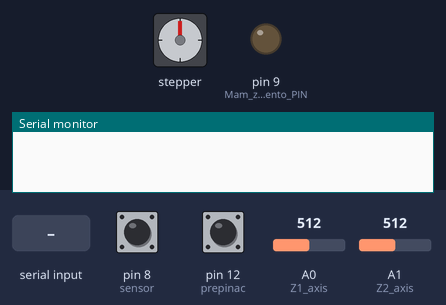
Recording of a sketch running on a simulated Arduino Uno, built with avr-gcc and run on an emulated ATmega328P. Shown: stepper motor, output pins drawn as LEDs (lit = HIGH), the last lines printed to the serial monitor. Wiring (inferred from the names in the program): stepper motor driver (400 steps per turn assumed): step pin 10; direction pin 11. The inputs (shaded band) are chosen by the test bench; at power-on: pin 12 (prepinac) HIGH, pin 8 (sensor) HIGH, A0 (Z1_axis) = 512, A1 (Z2_axis) = 512. Pins used as bus, display or sensor lines are not drawn.

Above: at 1.2 s.
1.3 s: pin 12 (prepinac) pulled LOW for 0.15 s
At 2.4 s:
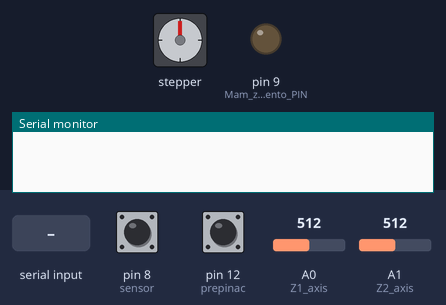
4.4 s: pin 8 (sensor) driven LOW
6.3 s: "30,150\n" received over Serial
At 7.3 s:
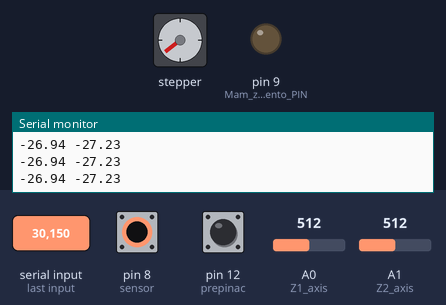
9.3 s: pin 8 (sensor) pulsed HIGH 2 times (0.12 s each, 0.3 s apart)
11.4 s: "2\n" received over Serial
At 12.1 s:
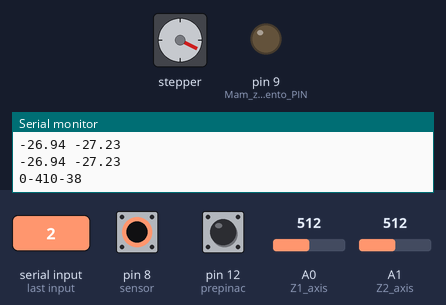
Timing chart, 0 to 70.9 s (numbered marks = the images above; inputs shaded):
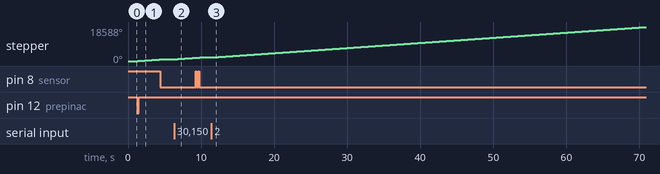

Measured:
- after the input at 1.3 s, stepper: keeps turning clockwise at about 281°/s, starting at once
- after the input at 6.3 s, stepper: keeps turning clockwise at about 280°/s, starting at once
- after the input at 11.4 s, stepper: keeps turning clockwise at about 280°/s, starting at once

The sketch:

DP_ArduinoProg.ino
```cpp
#define stepsPerRevolution 400
#define dirPin 11 //CW+
#define stepPin 10 //CLK+
#define sensor 8 //senzor polohy
#define prepinac 12 //Prepinac manualneho modu

//Premenne na ovladanie motora
char serialCode = '0'; //Byte!!!
int serialCodeInt = 0; //Integer
int motorSpeed = 1600;
int distance = 0;

//Premenne na ovladanie (meranie) akcelerometrov
int i = 0;
const int Z1_axis = A0;
const int Z2_axis = A1;
int z1_adc_value = 0;
int z2_adc_value = 0;
float z1_g_value = 0;
float z2_g_value = 0;
int dobaMerania = 400;
bool zmenaDobyMerania = false;

void setup() {

  pinMode(9,OUTPUT);    //Mam zapojeny aj tento PIN,
  digitalWrite(9,LOW);  //preto tam dam pre istotu 0V
  pinMode(sensor,INPUT_PULLUP); //INPUT_PULLUP kvoli ruseniam
  pinMode(prepinac,INPUT_PULLUP);
  pinMode(stepPin, OUTPUT);
  pinMode(dirPin, OUTPUT);
  digitalWrite(dirPin, HIGH); //urcenie smeru otacania

  Serial.begin(230400); //POZOR NA BaudRate
}

void loop() {

  //Nastavenie a spustanie merania seriovou komunikaciou
  if (Serial.available()) {
    serialCode = Serial.read();
    serialCodeInt = (int)(serialCode-'0');
    if(serialCodeInt == 1) {
      Serial.print(1);  //Odosielam cislo je pre potvrdenie prijatia prikazu
    }

    if(serialCodeInt == 2) {  //Kontinualne meranie bez prerusenia
      ContinualMeasure();
    }

    if(serialCodeInt == 3){   //Meranie s ustalenim sa hodnot pred padom kolesa
      dobaMerania = dobaMerania + 100;
      StepMeasure();
    }

    if(zmenaDobyMerania == true){
      dobaMerania = serialCodeInt*100;
      zmenaDobyMerania = false;
      Serial.print(serialCodeInt);  //Odosielam cislo je pre potvrdenie prijatia prikazu
    }

    if(serialCodeInt == 0){
      zmenaDobyMerania = true;
      Serial.print(0);  //Odosielam cislo je pre potvrdenie prijatia prikazu
    }
  }

  //Spustenie merania tlacidlom
  if(digitalRead(prepinac) == 0){
    delay(30);
    if(digitalRead(prepinac) == 0){
      dobaMerania = dobaMerania + 100;
      StepMeasure();
    }
  }
}

void ContinualMeasure() {
  preparePosition();  //Priprava polohy vacky
  //Zaciatok meranie...namiesto delayMicroseconds(motorSpeed*0.4) davam meranie, ktore pri motorSpeed = 1600 trva rovnako dlho
  measure();
  delayMicroseconds(250);
  while (distance <= 100) { // nasledne sa otacam rychlo a umoznim kolesu volny pad
    digitalWrite(stepPin, HIGH);
    measure();
    digitalWrite(stepPin, LOW);
    measure();
    distance = distance + 1;
  }

  while ( i < dobaMerania) {
    measure();
    i++;
    delayMicroseconds(250);
  }
  i = 0;
}

void StepMeasure(){
  preparePosition();
  //Cakanie na ustalenej hodnote
  i = 0;
  while(i < 200){   //Doba trvania Serial.print je cca 750us + 250us = 1ms
    measure();
    delayMicroseconds(250);
    i++;
  }
  i = 0;

  while (distance <= 100) { // nasledne sa otacam rychlo a umoznim kolesu volny pad
    digitalWrite(stepPin, HIGH);
    measure();
    digitalWrite(stepPin, LOW);
    measure();
    distance = distance + 1;
  }

  while ( i < dobaMerania) {
    measure();
    i++;
    delayMicroseconds(250);
  }
  i = 0;
}

void preparePosition() {

  if(digitalRead(sensor) == 0){ //Odchod z Home pozicie
    while (digitalRead(sensor) == 0) { // otacam sa pomaly, kym neodidem zo snimaca
      digitalWrite(stepPin, HIGH);
      delayMicroseconds(motorSpeed);
      digitalWrite(stepPin, LOW);
      delayMicroseconds(motorSpeed);
    }
  }
  while (digitalRead(sensor) == 1) { // otacam sa pomaly, kym nenarazim na snimac
    digitalWrite(stepPin, HIGH);
    delayMicroseconds(motorSpeed);
    digitalWrite(stepPin, LOW);
    delayMicroseconds(motorSpeed);
  }
  distance = 0;
}

void measure(){
  z1_adc_value = analogRead(Z1_axis);
  z2_adc_value = analogRead(Z2_axis);

  //Acceleration in G
  z1_g_value = -((float)z1_adc_value - 328)/67*9.81;                        //Meranim som zistil, ze acc 9.81 na osi Z dosiahnem pri hodnote 397 a acc 0 pri hodnote 330...397-330=67
  z2_g_value = -((float)z2_adc_value - 326)/67*9.81;
  Serial.println(String( String(z1_g_value) + " " + String(z2_g_value)));
}
```
